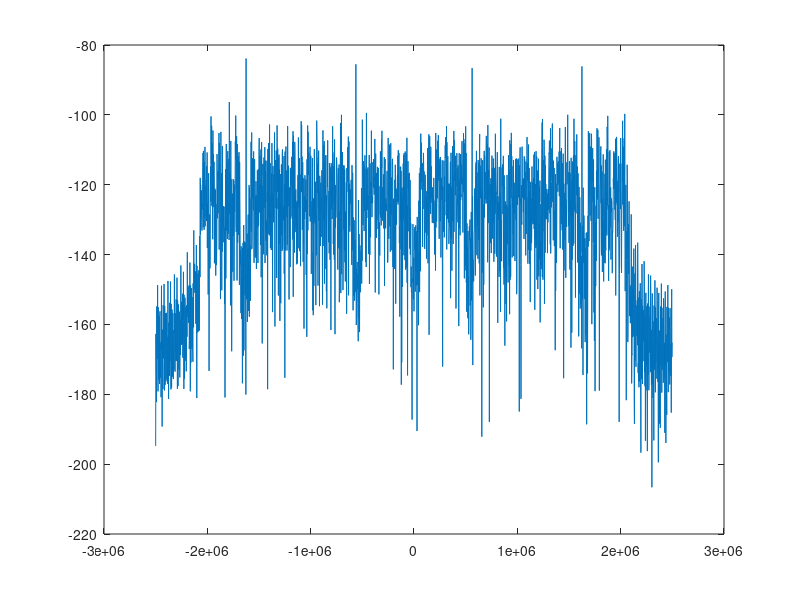
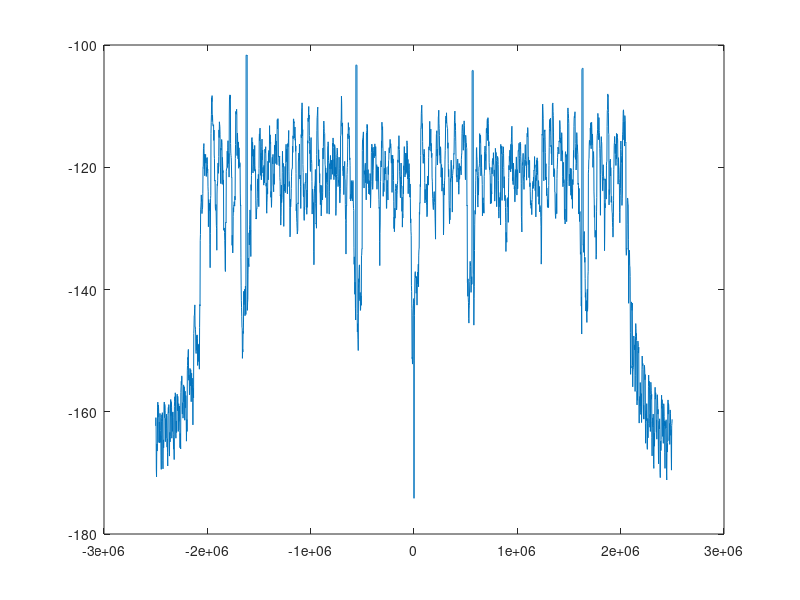
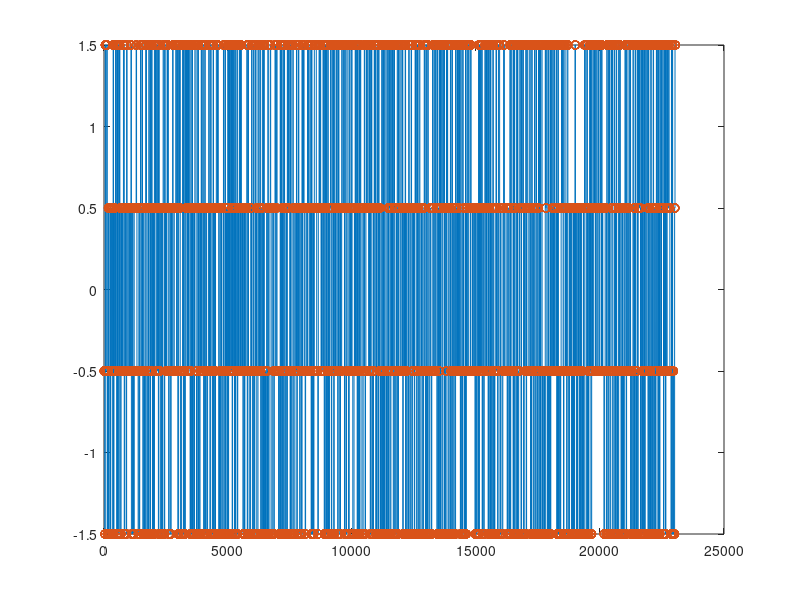
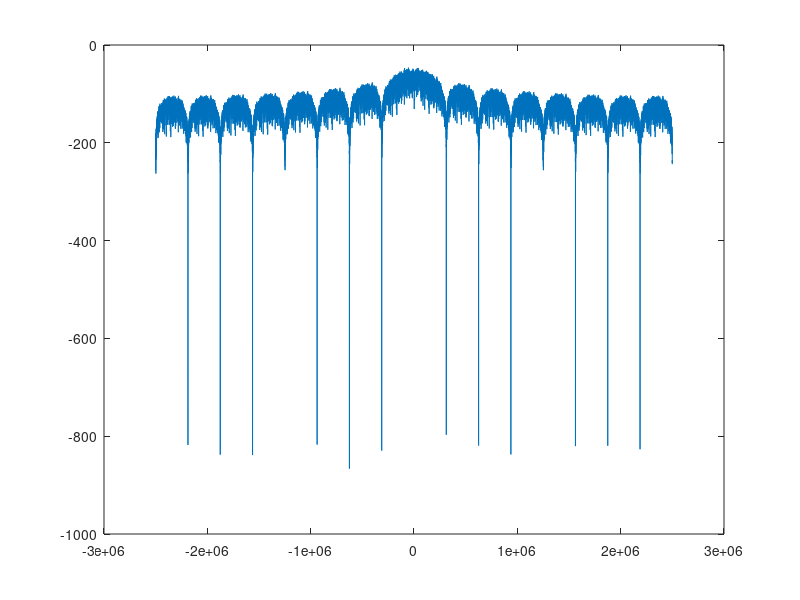

Source code (MATLAB) for these figures, in order:


clear all;
close all;

load('ofdm.mat');

% variables from ofdm.mat
fdd_mat;
pilots;
pilots_mat;
preamble;
tx_syms;
tx_syms_mat;
tx_data;
tdd_tx_payload_mat;
tx_payload_vec;

fs = 5e6;
N = length(tx_payload_vec);
t = 1:1/fs:5-(1/fs);
freq = 0:fs/N:fs-(1/fs);
freq_one = freq(1:N/2+1);
freq_one(2:end-1);

%% Time Domain Generation of CPSCM


%% Smmoth Payload vec to identify bandwidth

% take the one sided fft
%TX_F = (1/N)*fft(tx_payload_vec);

Pxx = (1/(N^2))*abs(fft(tx_payload_vec)).^2;
Pxx_one = Pxx(1:N/2+1);
Pxx_one(2:end-1) = 2*Pxx_one(2:end-1);
figure; plot(freq-(fs/2), fftshift(10*log(Pxx)));

smoothing = 6;
Pxx_smooth_tmp = conv(ones([1 smoothing])./smoothing, Pxx);
Pxx_smooth = Pxx_smooth_tmp(1:end-smoothing+1);
figure; plot(freq-(fs/2), fftshift(10*log(Pxx_smooth)));

% smoothing = 10;
% Pxx_smooth_tmp = conv(ones([1 smoothing])./smoothing, Pxx);
% Pxx_smooth = Pxx_smooth_tmp(1:end-smoothing+1);
% figure; plot(freq-(fs/2), fftshift((Pxx_smooth)));

sym1 = ifft(fdd_mat(:,1));
sym2 = ifft(fdd_mat(:,2));
sym3 = ifft(fdd_mat(:,3));
sym4 = ifft(fdd_mat(:,4));
sym5 = ifft(fdd_mat(:,5));
sym6 = ifft(fdd_mat(:,6));

% each frequency window for ofdm is 64 samples long, modulated by its own distinct carrier
% 



% gen more complex random signals
order1= 16;
M = sqrt(order1);
tx_scm = (randi(M, 1, length(tx_syms)) - (M+1)/2) + i*(randi(M, 1, length(tx_syms)) - (M+1)/2);
tx_scm_vec = repelem(tx_scm, 16);

fs_scm = 5e6;
N_scm = length(tx_scm_vec);
t_scm = 1:1/fs_scm:5-(1/fs_scm);
freq_scm = 0:fs_scm/N_scm:fs_scm-(1/fs_scm);
freq_one_scm = freq_scm(1:N_scm/2+1);
freq_one(2:end-1);

figure;
plot(real(tx_scm_vec)); hold on;
plot(real(tx_scm_vec), 'o'); hold off;
Pxx_scm = (1/(N_scm^2))*abs(fft(tx_scm_vec)).^2;
Pxx_scm_one = Pxx_scm(1:N/2+1);
Pxx_scm_one(2:end-1) = 2*Pxx_scm_one(2:end-1);
figure; plot(freq_scm-(fs_scm/2), fftshift(10*log(Pxx_scm)));

sub_C = 3;
sub_N = floor(length(tx_syms)/sub_C);
fdd_scm_syms = (randi(M, 1, sub_N) - (M+1)/2) + (i*randi(M, 1, sub_N) - (M+1)/2);
fdd_scm_syms_up = circshift(upsample(fdd_scm_syms, sub_C),1);
fdd_scm_mat = reshape(fdd_scm_syms_up, sub_C, sub_N);
tdd_scm_mat = ifft(fdd_scm_syms, sub_C, 1);
tdd_scm_vec = reshape(tdd_scm_mat, 1, sub_C*length(tdd_scm_mat(1,:)));

fs_cpscm = 5e6;
N_cpscm = length(tdd_scm_vec);
t_cpscm = 0:1/fs_cpscm:5-(1/fs_cpscm);
freq_cpscm = 0:fs_cpscm/N_cpscm:fs_cpscm-(1/fs_cpscm);

P = (1/(N^2))*abs(fft(tdd_scm_vec)).^2;
P_one = P(1:N_cpscm/2+1);
P_one(2:end-1) = 2*P_one(2:end-1);
figure; plot(freq_cpscm-(fs_cpscm/2), fftshift(10*log(P)));








